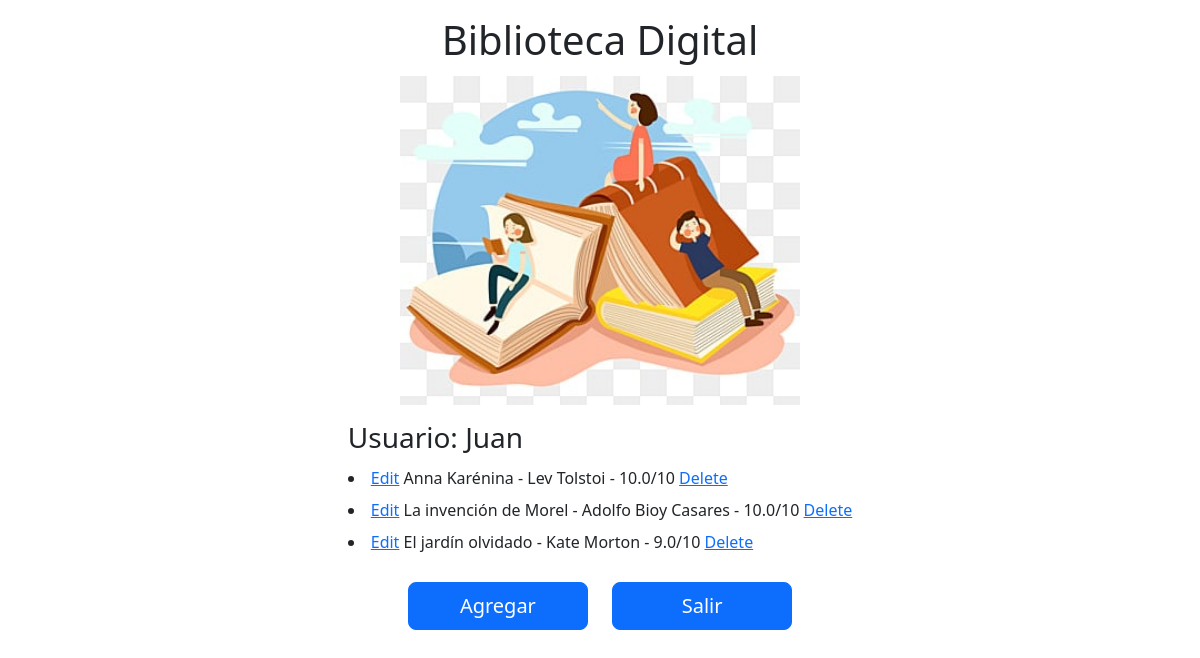
/listar (signed in), run on the app's committed database.
### modules/modelos.py (models this page shows)
class ModeloUsuario(Base):
    __tablename__ = 'usuarios'
    id = Column(Integer(), primary_key=True)
    nombre = Column(String(1000), nullable=False)
    email = Column(String(1000), nullable=False, unique=True)
    password = Column(String(1000), nullable=False)

class ModeloLibro(Base):
    __tablename__ = 'libros'
    id = Column(Integer(), primary_key=True)
    nombre = Column(String(1000), nullable=False, unique=True)
    autor = Column(String(1000), nullable=False)
    calificacion = Column(Float(), default=0.0)
    id_usuario = Column(Integer(), ForeignKey('usuarios.id'))

### server.py (the view)
@app.route("/listar", methods=['GET', 'POST'])
@gestor_login.se_requiere_login
def funcion_listar():
    if request.args.get('del'):
        id = request.args.get('id')
        gestor_libros.eliminar_libro_seleccionado(id)
    if gestor_login.es_admin():
        libros_existentes = gestor_libros.listar_libros_existentes()
    else:
        libros_existentes = gestor_libros.devolver_libros_segun_usuario(gestor_login.id_usuario_actual)
    return render_template("inicio.html",
                           vacio= (len(libros_existentes) == 0),
                           user=gestor_login.nombre_usuario_actual,
                           lista_libros = libros_existentes,
                           logged_in = gestor_login.usuario_autenticado)

### modules/dominio.py (called while the page is built)
    @property
    def id(self):
        return self.__id

    @property
    def id_usuario(self):
        return self.__id_usuario

    @property
    def nombre(self):
        return self.__nombre

    @property
    def autor(self):
        return self.__autor

    @property
    def calificacion(self):
        return self.__calificacion

    @id.setter
    def id(self, p_id):
        if p_id != None:
            if not isinstance(p_id, int):
                raise ValueError("El id del libro debe ser un número entero")
            self.__id = p_id
        else:
            self.__id = None

    @id_usuario.setter
    def id_usuario(self, p_id_usuario):
        if p_id_usuario != None:
            if not isinstance(p_id_usuario, int):
                raise ValueError("El id del usuario debe ser un número entero")
            self.__id_usuario = p_id_usuario
        else:
            self.__id_usuario = None

    @nombre.setter
    def nombre(self, p_nombre:str):
        if not isinstance(p_nombre, str) or p_nombre.strip() == "":
            raise ValueError("El nombre del libro debe ser un string y no debe estar vacío")
        self.__nombre = p_nombre.strip()

    @autor.setter
    def autor(self, p_autor:str):
        if not isinstance(p_autor, str) or p_autor.strip() == "":
            raise ValueError("El nombre del autor debe ser un string y no debe estar vacío")
        self.__autor = p_autor.strip()

    @calificacion.setter
    def calificacion(self, p_calificacion):
        if not isinstance(p_calificacion, (float, int)):
            raise ValueError("La calificación del libro debe ser un número entre 0 y 10")
        if p_calificacion < 0 or p_calificacion > 10:
            raise ValueError("La calificación del libro debe ser un número entre 0 y 10")
        self.__calificacion = p_calificacion

    def to_dict(self):
        return {
            "id": self.id,
            "nombre": self.nombre,
            "autor": self.autor,
            "calificacion": self.calificacion,
            "id_usuario": self.id_usuario
        }

    @property
    def id(self):
        return self.__id

    @property
    def nombre(self):
        return self.__nombre

    @property
    def email(self):
        return self.__email

    @property
    def password(self):
        return self.__password

    @password.setter
    def password(self, password:str):
        self.__password = password

### modules/gestor_login.py (called while the page is built)
    @property
    def nombre_usuario_actual(self):
        return current_user.nombre

### templates/inicio.html (shortened to what this page needs)
<!DOCTYPE html>
<html lang="en">
<head>
    <link href="https://cdn.jsdelivr.net/npm/bootstrap@5.3.0-alpha3/dist/css/bootstrap.min.css" rel="stylesheet">
</head>
<body class="d-flex flex-column">
    <div class="mx-auto mt-3 d-flex flex-column">
        <h1 class="mx-auto">Biblioteca Digital</h1>
        <img class="mx-auto mt-1 mb-3" src="/static/images/libros.png" width="400">
        <h3>Usuario: {{user}}</h3>
        {%if vacio:%}
            <p class="mx-auto">No hay libros agregados a la biblioteca</p>
        {% else: %}
            {% for libro in lista_libros: %}
            <li class="mt-1 mb-1">
                {% if logged_in: %}
                <a href="{{ url_for('funcion_editar', id=libro.id) }}">Edit</a>
                {% endif %}
                {{libro.nombre}} - {{libro.autor}} - {{libro.calificacion}}/10
                {% if logged_in: %}
                <a href="{{ url_for('funcion_listar', del=true, id=libro.id) }}">Delete</a>
                {% endif %}
            </li>
            {% endfor %}
            <br>
        {% endif %}
        <div class="row mx-5">
            {% if logged_in: %}
            <form class="col-6" action="{{url_for('funcion_agregar')}}">
                <button class="element_width w-100 btn btn-lg btn-primary" type="submit">Agregar</button>
            </form>
            <form class="col-6" action="{{url_for('logout')}}">
                <button class="element_width w-100 btn btn-lg btn-primary" type="submit">Salir</button>
            </form>
            {% endif %}
        </div>
    </div>
</body>
</html>

### data on the page
ModeloUsuario: nombre "Juan"
ModeloLibro: nombre "Anna Karénina", autor "Lev Tolstoi", calificacion "10.0"
ModeloLibro: nombre "La invención de Morel", autor "Adolfo Bioy Casares", calificacion "10.0"
ModeloLibro: nombre "El jardín olvidado", autor "Kate Morton", calificacion "9.0"
